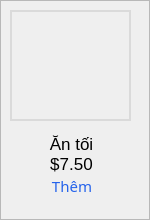
           <widget class="QFrame" name="frmServiceRow4">
            <property name="sizePolicy">
             <sizepolicy hsizetype="Preferred" vsizetype="Preferred">
              <horstretch>0</horstretch>
              <verstretch>0</verstretch>
             </sizepolicy>
            </property>
            <property name="minimumSize">
             <size>
              <width>0</width>
              <height>220</height>
             </size>
            </property>
            <property name="styleSheet">
             <string notr="true">#frame_29 {
	background-color: transparent;
	border:1px;
}</string>
            </property>
            <property name="frameShape">
             <enum>QFrame::StyledPanel</enum>
            </property>
            <property name="frameShadow">
             <enum>QFrame::Raised</enum>
            </property>
            <widget class="QLabel" name="lblServiceRow3Icon">
             <property name="geometry">
              <rect>
               <x>10</x>
               <y>10</y>
               <width>121</width>
               <height>111</height>
              </rect>
             </property>
             <property name="styleSheet">
              <string notr="true">QLabel {
	border: 2px solid #DADADA;
}</string>
             </property>
             <property name="text">
              <string/>
             </property>
             <property name="pixmap">
              <pixmap>C:/Administrator/Downloads/project/images/antoi.png</pixmap>
             </property>
             <property name="scaledContents">
              <bool>true</bool>
             </property>
            </widget>
            <widget class="QLabel" name="lblServiceRow3Name">
             <property name="geometry">
              <rect>
               <x>0</x>
               <y>130</y>
               <width>141</width>
               <height>31</height>
              </rect>
             </property>
             <property name="styleSheet">
              <string notr="true">QLabel {
	font-family: &quot;Montserrat&quot;;
	font-size: 13pt;
	font-weight:400;
	background-color:transparent;
	border:1px;
	padding-left: 2px;
	padding-bottom:3px;
}</string>
             </property>
             <property name="text">
              <string>Ăn tối</string>
             </property>
             <property name="alignment">
              <set>Qt::AlignCenter</set>
             </property>
            </widget>
            <widget class="QLabel" name="lblServiceRow3Price">
             <property name="geometry">
              <rect>
               <x>0</x>
               <y>150</y>
               <width>141</width>
               <height>31</height>
              </rect>
             </property>
             <property name="styleSheet">
              <string notr="true">QLabel {
	font-family: &quot;Montserrat&quot;;
	font-size: 13pt;
	font-weight:400;
	background-color:transparent;
	border:1px;
	padding-left: 2px;
	padding-bottom:3px;
}</string>
             </property>
             <property name="text">
              <string>$7.50</string>
             </property>
             <property name="alignment">
              <set>Qt::AlignCenter</set>
             </property>
            </widget>
            <widget class="QPushButton" name="btnServiceRow3Add">
             <property name="geometry">
              <rect>
               <x>40</x>
               <y>170</y>
               <width>61</width>
               <height>31</height>
              </rect>
             </property>
             <property name="font">
              <font>
               <family>Montserrat</family>
               <pointsize>11</pointsize>
               <weight>50</weight>
               <bold>false</bold>
              </font>
             </property>
             <property name="cursor">
              <cursorShape>PointingHandCursor</cursorShape>
             </property>
             <property name="styleSheet">
              <string notr="true">QPushButton {
	font-family: &quot;Montserrat&quot;;
	font-size:11pt;
	color: #2563EB;
	font-weight:400;
	background-color:transparent;
	border:1px;
	border-radius:5px;
	padding-left:3px;
}
QPushButton:hover {
	text-decoration: underline;
}</string>
             </property>
             <property name="text">
              <string>Thêm</string>
             </property>
            </widget>
           </widget>
